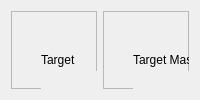
    <widget class="QWidget" name="targetTab">
     <attribute name="title">
      <string>Target</string>
     </attribute>
     <layout class="QGridLayout" name="gridLayout_2">
      <item row="0" column="0">
       <widget class="QFrame" name="targetFrame">
        <property name="frameShape">
         <enum>QFrame::StyledPanel</enum>
        </property>
        <property name="frameShadow">
         <enum>QFrame::Raised</enum>
        </property>
        <widget class="QLabel" name="targetSource">
         <property name="geometry">
          <rect>
           <x>30</x>
           <y>60</y>
           <width>512</width>
           <height>512</height>
          </rect>
         </property>
         <property name="font">
          <font>
           <pointsize>30</pointsize>
          </font>
         </property>
         <property name="autoFillBackground">
          <bool>true</bool>
         </property>
         <property name="styleSheet">
          <string notr="true"/>
         </property>
         <property name="text">
          <string>target source</string>
         </property>
         <property name="alignment">
          <set>Qt::AlignCenter</set>
         </property>
        </widget>
        <widget class="QLabel" name="targetLabel">
         <property name="geometry">
          <rect>
           <x>30</x>
           <y>40</y>
           <width>67</width>
           <height>17</height>
          </rect>
         </property>
         <property name="text">
          <string>Target</string>
         </property>
        </widget>
       </widget>
      </item>
      <item row="0" column="1">
       <widget class="QFrame" name="targetMaskFrame">
        <property name="frameShape">
         <enum>QFrame::StyledPanel</enum>
        </property>
        <property name="frameShadow">
         <enum>QFrame::Raised</enum>
        </property>
        <widget class="QLabel" name="targetMaskSource">
         <property name="geometry">
          <rect>
           <x>30</x>
           <y>60</y>
           <width>512</width>
           <height>512</height>
          </rect>
         </property>
         <property name="font">
          <font>
           <pointsize>30</pointsize>
          </font>
         </property>
         <property name="autoFillBackground">
          <bool>true</bool>
         </property>
         <property name="styleSheet">
          <string notr="true"/>
         </property>
         <property name="text">
          <string>target mask source</string>
         </property>
         <property name="alignment">
          <set>Qt::AlignCenter</set>
         </property>
        </widget>
        <widget class="QLabel" name="targetMaskLabel">
         <property name="geometry">
          <rect>
           <x>30</x>
           <y>40</y>
           <width>91</width>
           <height>17</height>
          </rect>
         </property>
         <property name="text">
          <string>Target Mask</string>
         </property>
        </widget>
       </widget>
      </item>
     </layout>
    </widget>
